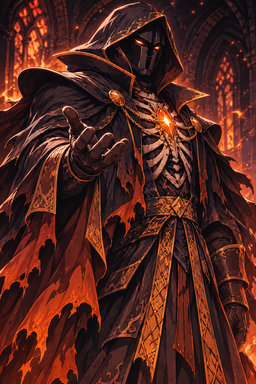
#> input picture assets/characters/gerald/portrait.png, 256 x 384 px, found by its file name
$ python install_elathra_summon_art.py
#> lines starting #> are read from the running program, lines starting #| are printed output that depends on the picture
from pathlib import Path
from PIL import Image,ImageOps
import json,shutil
p=Path(r'C:\Users\quoth\Documents\Default Project\project-fantasy')
a=p/'assets/characters/elathra'
src=Image.open(a/'portrait.png').convert('RGBA')
#> src is the input picture: PIL image 256x384 RGBA; mean R, G, B, A 81.7, 37.4, 29.4, 255
# Preserve the whole original illustrated bust, without distorting or cropping the hat.
out=Image.new('RGBA',(512,683))
#> out: PIL image 512x683 RGBA; every value is 0
art=ImageOps.contain(src,(504,675),Image.Resampling.LANCZOS)
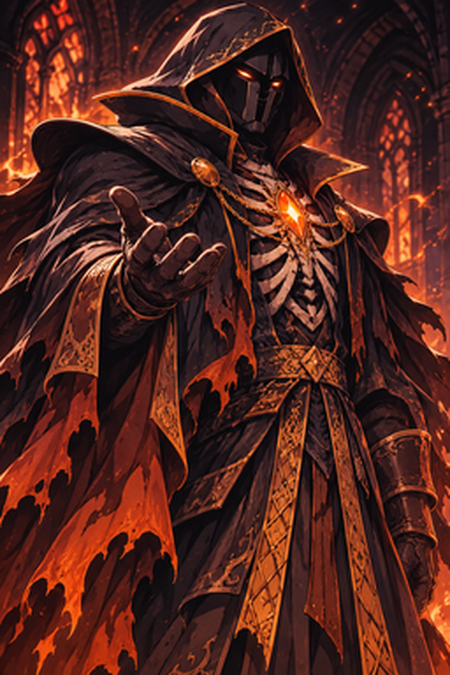
#> art: PIL image 450x675 RGBA; mean R, G, B, A 81.7, 37.4, 29.4, 255
out.paste(art,((512-art.width)//2,(683-art.height)//2))
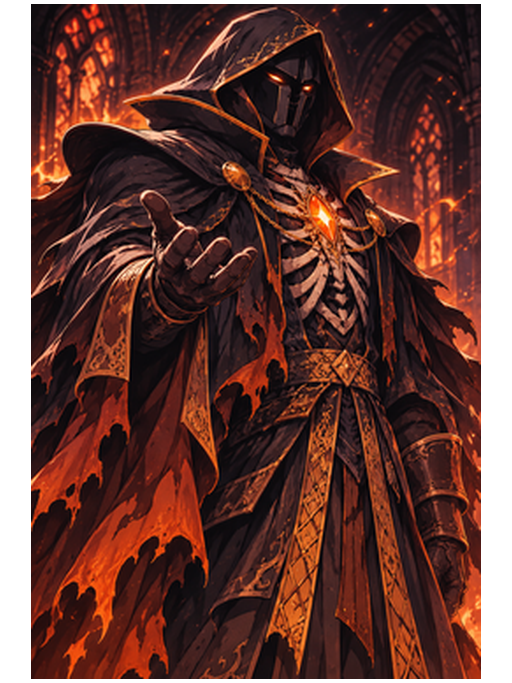
#> out: PIL image 512x683 RGBA; mean R, G, B, A 70.9, 32.5, 25.5, 221.5; transparent parts drawn white
out.save(a/'portrait_512.png')
f=p/'resources/data/characters.json'
shutil.copy2(f,str(f)+'.before_elathra_summon_art')
#> (the run stopped early here; a loop or call above may not have finished)
